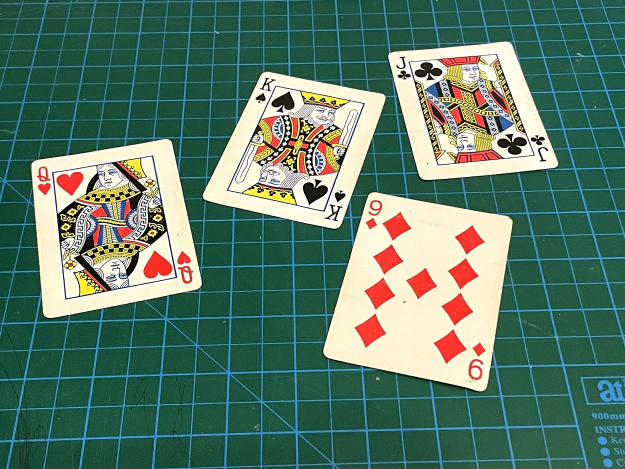
//> input picture Resources/cards.jpg, 1250 x 938 px (shown at 1/2 size)
$ ./main   (built with g++ and OpenCV 4)
//> lines starting //> are read from the running program, lines starting //| are printed output that depends on the picture; after the words box and inside, x2 and y2 are one past the last pixel; in counts of white or black regions, pixels touching at a corner belong together
#include <iostream>
#include <opencv2/imgcodecs.hpp>
#include <opencv2/highgui.hpp>
#include <opencv2/imgproc.hpp>

using namespace std;
using namespace cv;

int main() {

    string path = "C:\\Users\\davdk\\Desktop\\OpenCV C++\\Chapter 2\\Resources\\cards.jpg";
    Mat img = imread(path);
//> img is the input picture: 938 rows x 1250 cols, CV_8UC3; mean B, G, R 104.7, 121.3, 89.3
    Mat imgGray, imgBlur, imgCanny, imgDilation, imgErode;
    resize(img,img,Size(), 0.50, 0.50);
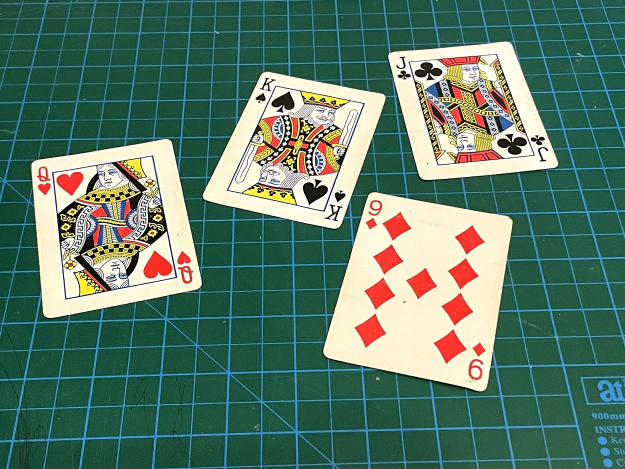
//> img: 469 rows x 625 cols, CV_8UC3; mean B, G, R 104.8, 121.5, 89.4

    //    Color An Image    //
    cvtColor(img,imgGray,COLOR_BGR2GRAY);
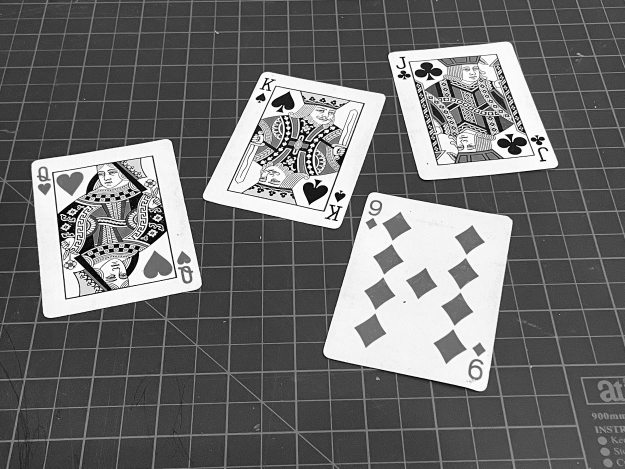
//> imgGray: 469 rows x 625 cols, CV_8UC1; min 0, max 255, mean 110
    //    Blur An Image    //
    GaussianBlur(img,imgBlur,Size(7, 7), 1);
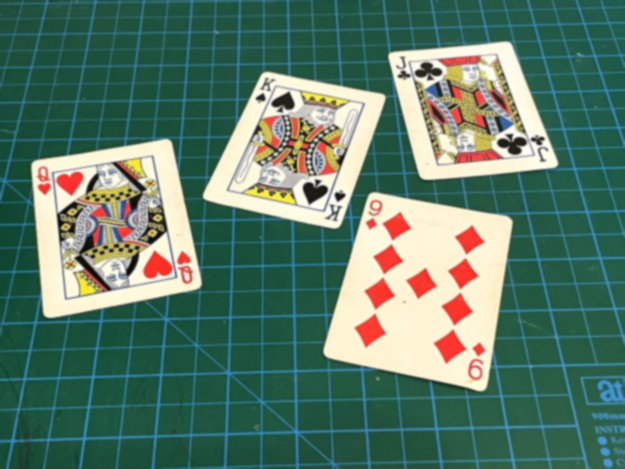
//> imgBlur: 469 rows x 625 cols, CV_8UC3; mean B, G, R 104.8, 121.5, 89.4
    //    Edges On Image    //
    Canny(imgBlur,imgCanny,50,150);
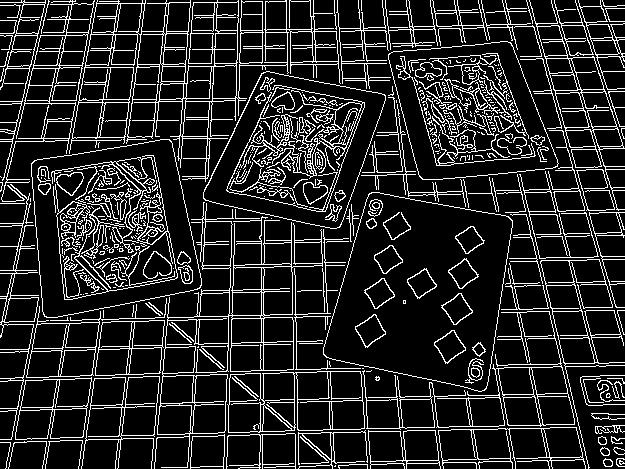
//> imgCanny: 469 rows x 625 cols, CV_8UC1; 14.5% white in thin lines or dots
    //    Dilate Edges On Image    //
    Mat kernel_dilate = getStructuringElement(MORPH_RECT, Size (5,5)); // İf You Give Highter Element You Will Dilate More //
    dilate(imgCanny,imgDilation,kernel_dilate);
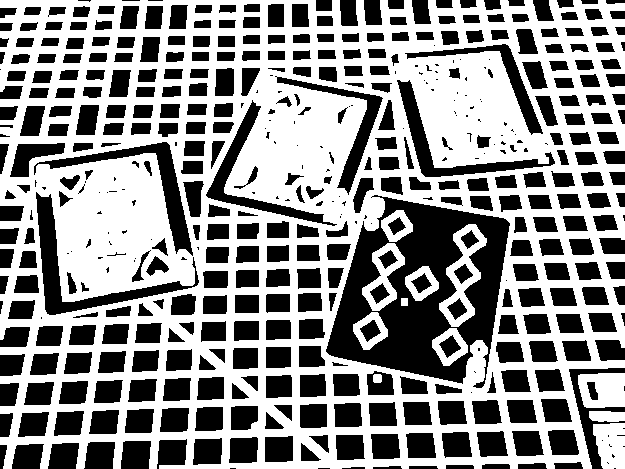
//> imgDilation: 469 rows x 625 cols, CV_8UC1; 55.3% white; 491 black regions (116 under 20 px), largest, box (x1, y1, x2, y2) and area: (326, 195, 510, 388) 17101, (36, 192, 199, 315) 3188, (34, 142, 193, 256) 2616
    //    Erode Edges On Image    //
    Mat kernel_erode = getStructuringElement(MORPH_RECT, Size(5,5));
    erode(imgDilation,imgErode,kernel_erode);
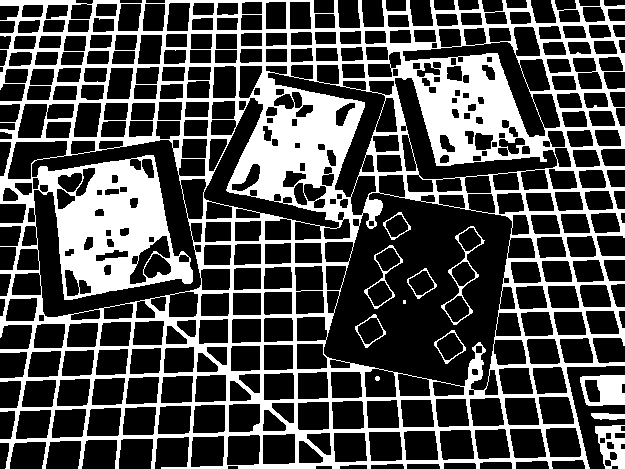
//> imgErode: 469 rows x 625 cols, CV_8UC1; 30.7% white; 12 white regions (1 under 20 px), largest, box (x1, y1, x2, y2) and area: (0, 0, 625, 469) 86598, (580, 375, 625, 406) 979, (595, 425, 625, 469) 800


    imshow("Image", img);
    imshow("Image Gray", imgGray);
    imshow("Image Blur", imgBlur);
    imshow("Image Canny", imgCanny);
    imshow("Image Dilate", imgDilation);
    imshow("Image Erode", imgErode);
    waitKey(0);

}
